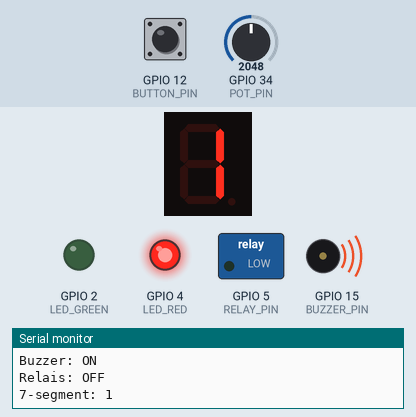
This program was run on a simulated ESP32. Shown: 1-digit seven-segment display, switched loads named in the program (green lamp = pin HIGH), output pins drawn as LEDs (lit = HIGH), buzzer (waves = sounding, pin HIGH), the last lines printed to the serial monitor. Wiring (from diagram.json): 1-digit 7-segment display, segments lit when HIGH: segments GPIO 13, GPIO 14, GPIO 18, GPIO 19, GPIO 21, GPIO 22, GPIO 23. The test bench sets the inputs (shaded band); at power-on: GPIO 34 (POT_PIN) = 2048, GPIO 12 (BUTTON_PIN) HIGH. The segment pins are drawn as the display they are named for; pins used as bus, display or sensor lines are not drawn.

Above: at 1.2 s.
1.3 s: GPIO 34 (POT_PIN) set to 2189
2.8 s: GPIO 34 (POT_PIN) set to 2263
At 3.2 s:
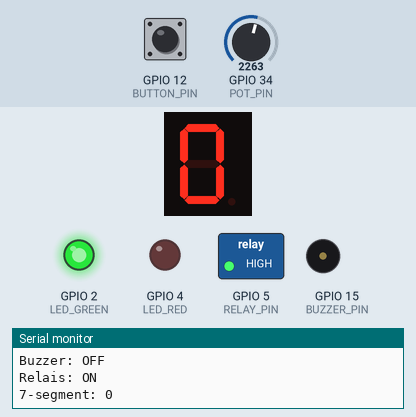
4.4 s: GPIO 12 (BUTTON_PIN) pulled LOW for 1 s
At 5.3 s:
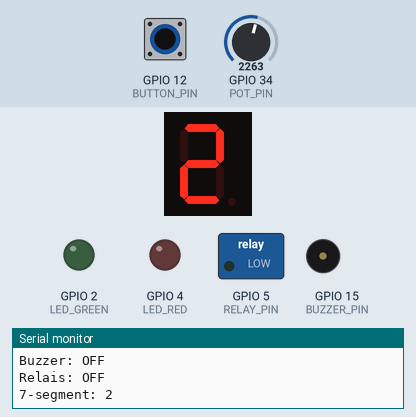
7.0 s: GPIO 12 (BUTTON_PIN) pulled LOW for 3.2 s
At 11.5 s:
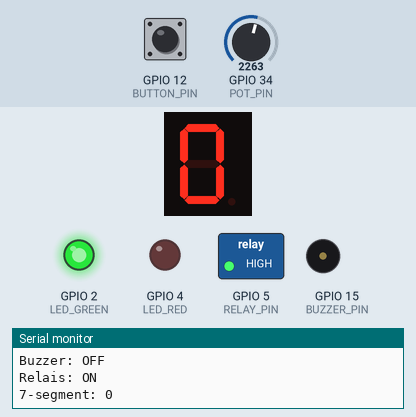
11.8 s: GPIO 34 (POT_PIN) set to 2047
At 13.1 s:
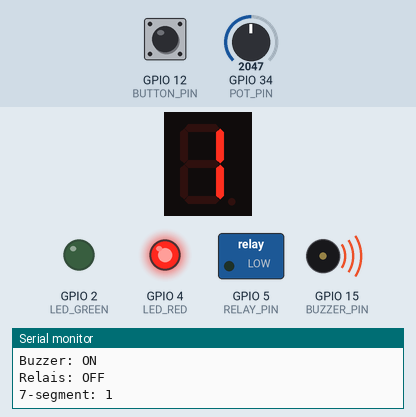
Timing chart, 0 to 14.4 s (numbered marks = the images above; inputs shaded):
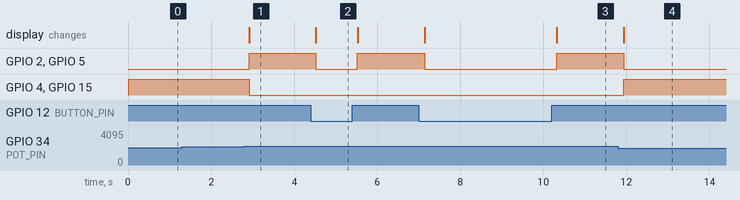

The program:

main.cpp
```cpp
#include <Arduino.h>
#include "freertos/FreeRTOS.h"
#include "freertos/task.h"
#include "freertos/semphr.h"


// Définition des pins


#define POT_PIN 34
#define BUTTON_PIN 12

#define LED_GREEN 2
#define LED_RED 4

#define BUZZER_PIN 15
#define RELAY_PIN 5

// 7-segment pins
#define SEG_A 13
#define SEG_B 14
#define SEG_C 18
#define SEG_D 19
#define SEG_E 21
#define SEG_F 22
#define SEG_G 23


// Seuil de sécurité

// Le potentiomètre simule une tension entre 0V et 3.3V.
// Si la tension est inférieure à ce seuil, on considère qu'il y a une anomalie.
const float VOLTAGE_THRESHOLD = 1.8;


// Variables partagées


int analogValue = 0;
float simulatedVoltage = 0.0;
bool buttonPressed = false;

enum SystemState
{
  STATE_OK,
  STATE_WARNING,
  STATE_RESET
};

SystemState currentState = STATE_WARNING;

// Mutex pour protéger les variables partagées entre les tâches FreeRTOS
SemaphoreHandle_t dataMutex;

// Pins du 7-segment dans l’ordre A, B, C, D, E, F, G
const int segmentPins[7] = {
  SEG_A, SEG_B, SEG_C, SEG_D, SEG_E, SEG_F, SEG_G
};

// Table des chiffres pour un 7-segment common cathode
// 1 = segment ON, 0 = segment OFF
const byte digitPatterns[10][7] = {
  // A, B, C, D, E, F, G
  {1, 1, 1, 1, 1, 1, 0}, // 0
  {0, 1, 1, 0, 0, 0, 0}, // 1
  {1, 1, 0, 1, 1, 0, 1}, // 2
  {1, 1, 1, 1, 0, 0, 1}, // 3
  {0, 1, 1, 0, 0, 1, 1}, // 4
  {1, 0, 1, 1, 0, 1, 1}, // 5
  {1, 0, 1, 1, 1, 1, 1}, // 6
  {1, 1, 1, 0, 0, 0, 0}, // 7
  {1, 1, 1, 1, 1, 1, 1}, // 8
  {1, 1, 1, 1, 0, 1, 1}  // 9
};

// Fonctions 7-segment

void clearDisplay()
{
  for (int i = 0; i < 7; i++)
  {
    digitalWrite(segmentPins[i], LOW);
  }
}

void displayDigit(int digit)
{
  if (digit < 0 || digit > 9)
  {
    clearDisplay();
    return;
  }

  for (int i = 0; i < 7; i++)
  {
    digitalWrite(segmentPins[i], digitPatterns[digit][i] ? HIGH : LOW);
  }
}

const char *getStateName(SystemState state)
{
  switch (state)
  {
    case STATE_OK:
      return "SYSTEM OK";

    case STATE_WARNING:
      return "VOLTAGE WARNING";

    case STATE_RESET:
      return "SYSTEM RESET";

    default:
      return "UNKNOWN";
  }
}

// Task 1: SENSE
// Lire potentiomètre + bouton

void taskSense(void *parameter)
{
  while (true)
  {
    int localAnalogValue = analogRead(POT_PIN);
    float localVoltage = localAnalogValue * 3.3 / 4095.0;
    bool localButtonPressed = digitalRead(BUTTON_PIN) == LOW;

    if (xSemaphoreTake(dataMutex, portMAX_DELAY) == pdTRUE)
    {
      analogValue = localAnalogValue;
      simulatedVoltage = localVoltage;
      buttonPressed = localButtonPressed;

      xSemaphoreGive(dataMutex);
    }

    vTaskDelay(pdMS_TO_TICKS(100));
  }
}

// Task 2: VERIFY + DECIDE
// Déterminer l’état du système

void taskDecision(void *parameter)
{
  while (true)
  {
    float localVoltage;
    bool localButtonPressed;

    if (xSemaphoreTake(dataMutex, portMAX_DELAY) == pdTRUE)
    {
      localVoltage = simulatedVoltage;
      localButtonPressed = buttonPressed;

      xSemaphoreGive(dataMutex);
    }

    SystemState newState;

    if (localButtonPressed)
    {
      newState = STATE_RESET;
    }
    else if (localVoltage >= VOLTAGE_THRESHOLD)
    {
      newState = STATE_OK;
    }
    else
    {
      newState = STATE_WARNING;
    }

    if (xSemaphoreTake(dataMutex, portMAX_DELAY) == pdTRUE)
    {
      currentState = newState;
      xSemaphoreGive(dataMutex);
    }

    vTaskDelay(pdMS_TO_TICKS(100));
  }
}

// Task 3: ACTUATE
// Commander LED, buzzer, relais, 7-segment

void taskActuate(void *parameter)
{
  while (true)
  {
    SystemState localState;

    if (xSemaphoreTake(dataMutex, portMAX_DELAY) == pdTRUE)
    {
      localState = currentState;
      xSemaphoreGive(dataMutex);
    }

    if (localState == STATE_OK)
    {
      digitalWrite(LED_GREEN, HIGH);
      digitalWrite(LED_RED, LOW);
      digitalWrite(BUZZER_PIN, LOW);
      digitalWrite(RELAY_PIN, HIGH);

      // 0 = état normal
      displayDigit(0);
    }
    else if (localState == STATE_WARNING)
    {
      digitalWrite(LED_GREEN, LOW);
      digitalWrite(LED_RED, HIGH);
      digitalWrite(BUZZER_PIN, HIGH);
      digitalWrite(RELAY_PIN, LOW);

      // 1 = anomalie / warning
      displayDigit(1);
    }
    else if (localState == STATE_RESET)
    {
      digitalWrite(LED_GREEN, LOW);
      digitalWrite(LED_RED, LOW);
      digitalWrite(BUZZER_PIN, LOW);
      digitalWrite(RELAY_PIN, LOW);

      // 2 = reset sécurité
      displayDigit(2);
    }

    vTaskDelay(pdMS_TO_TICKS(50));
  }
}

// Task 4: LOG
// Afficher les informations dans le Serial Monitor

void taskLog(void *parameter)
{
  while (true)
  {
    int localAnalogValue;
    float localVoltage;
    bool localButtonPressed;
    SystemState localState;

    if (xSemaphoreTake(dataMutex, portMAX_DELAY) == pdTRUE)
    {
      localAnalogValue = analogValue;
      localVoltage = simulatedVoltage;
      localButtonPressed = buttonPressed;
      localState = currentState;

      xSemaphoreGive(dataMutex);
    }

    Serial.println("-------------");
    Serial.print("State: ");
    Serial.println(getStateName(localState));

    Serial.print("Analog value: ");
    Serial.println(localAnalogValue);

    Serial.print("Simulated voltage: ");
    Serial.print(localVoltage);
    Serial.println(" V");

    Serial.print("Button pressed: ");
    Serial.println(localButtonPressed ? "YES" : "NO");

    if (localState == STATE_OK)
    {
      Serial.println("LED verte: ON");
      Serial.println("LED rouge: OFF");
      Serial.println("Buzzer: OFF");
      Serial.println("Relais: ON");
      Serial.println("7-segment: 0");
    }
    else if (localState == STATE_WARNING)
    {
      Serial.println("LED verte: OFF");
      Serial.println("LED rouge: ON");
      Serial.println("Buzzer: ON");
      Serial.println("Relais: OFF");
      Serial.println("7-segment: 1");
    }
    else if (localState == STATE_RESET)
    {
      Serial.println("LED verte: OFF");
      Serial.println("LED rouge: OFF");
      Serial.println("Buzzer: OFF");
      Serial.println("Relais: OFF");
      Serial.println("7-segment: 2");
    }

    vTaskDelay(pdMS_TO_TICKS(1000));
  }
}

// SETUP

void setup()
{
  Serial.begin(115200);

  pinMode(POT_PIN, INPUT);

  // Le bouton est connecté avec GND.
  // INPUT_PULLUP:
  // Non appuyé = HIGH
  // Appuyé = LOW
  pinMode(BUTTON_PIN, INPUT_PULLUP);

  pinMode(LED_GREEN, OUTPUT);
  pinMode(LED_RED, OUTPUT);
  pinMode(BUZZER_PIN, OUTPUT);
  pinMode(RELAY_PIN, OUTPUT);

  for (int i = 0; i < 7; i++)
  {
    pinMode(segmentPins[i], OUTPUT);
  }

  digitalWrite(LED_GREEN, LOW);
  digitalWrite(LED_RED, LOW);
  digitalWrite(BUZZER_PIN, LOW);
  digitalWrite(RELAY_PIN, LOW);
  clearDisplay();

  Serial.println("-------------");
  Serial.println("Physical AI - Atelier Jour 2");
  Serial.println("Mini banc de supervision energetique");
  Serial.println("Version FreeRTOS multitasking");
  Serial.println("Workflow: sense -> verify -> decide -> actuate -> log");
  Serial.println("7-segment: 0=OK, 1=WARNING, 2=RESET");
  Serial.println("-------------");

  dataMutex = xSemaphoreCreateMutex();

  if (dataMutex == NULL)
  {
    Serial.println("Erreur: Mutex non cree");
    return;
  }

  // Création des tâches FreeRTOS
  xTaskCreatePinnedToCore(
    taskSense,
    "Task Sense",
    4096,
    NULL,
    3,
    NULL,
    1
  );

  xTaskCreatePinnedToCore(
    taskDecision,
    "Task Decision",
    4096,
    NULL,
    2,
    NULL,
    1
  );

  xTaskCreatePinnedToCore(
    taskActuate,
    "Task Actuate",
    4096,
    NULL,
    2,
    NULL,
    0
  );

  xTaskCreatePinnedToCore(
    taskLog,
    "Task Log",
    4096,
    NULL,
    1,
    NULL,
    0
  );
}

// LOOP

// La loop reste presque vide parce que FreeRTOS gère les tâches.
void loop()
{
  vTaskDelay(pdMS_TO_TICKS(1000));
}
```

Measured:
- the behaviour switches between 2233 and 2234 on GPIO 34 (POT_PIN) (found by bisection; images 0 and 1)
- after the input at 2.8 s, GPIO 2 (LED_GREEN), GPIO 5 (RELAY_PIN): LOW → HIGH after 0.12 s; GPIO 4 (LED_RED), GPIO 15 (BUZZER_PIN): HIGH → LOW after 0.12 s; the display: changes after 0.12 s (image 1)
- after the input at 4.4 s, GPIO 2 (LED_GREEN), GPIO 5 (RELAY_PIN): HIGH → LOW after 0.12 s, → HIGH 1.0 s later; the display: changes after 0.12 s (image 2)
- after the input at 7.0 s, GPIO 2 (LED_GREEN), GPIO 5 (RELAY_PIN): HIGH → LOW after 0.14 s, → HIGH 3.2 s later; the display: first changes after 0.14 s (image 3 shows a later state)
- after the input at 11.8 s, GPIO 2 (LED_GREEN), GPIO 5 (RELAY_PIN): HIGH → LOW after 0.13 s; GPIO 4 (LED_RED), GPIO 15 (BUZZER_PIN): LOW → HIGH after 0.13 s; the display: changes after 0.13 s (image 4)
